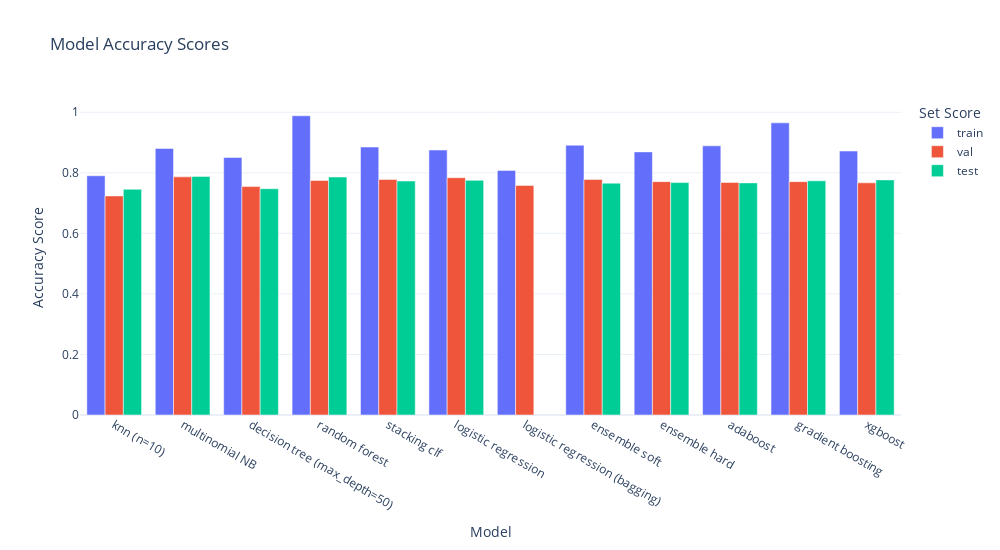

The cell this chart's notebook holds for it:
### Code cell
import pandas as pd
import plotly.express as px
# Melt the DataFrame to long format for Plotly
scores_long = scores_data.melt(id_vars='model', var_name='Category', value_name='Score')

# Create an interactive bar plot
fig = px.bar(
    scores_long,
    x='model',
    y='Score',
    color='Category',
    barmode='group',
    title='Model Accuracy Scores',
    labels={'Score': 'Accuracy Score', 'model': 'Model', 'Category': 'Set Score'}
)

# Update layout for better interactivity
fig.update_layout(
    xaxis_title='Model',
    yaxis_title='Accuracy Score',
    legend_title='Set Score',
    template='plotly_white',
    width=1000,
    height=550
)
fig.write_html('../docs/scores.html')
# Show the interactive plot
fig.show()

### Figure 1 — Plotly figure (JSON) as saved in the notebook; plotly's stock layout.template omitted (floating-point values rounded to 4 significant figures)
{"data": [{"alignmentgroup": "True", "hovertemplate": "Set Score=train<br>Model=%{x}<br>Accuracy Score=%{y}<extra></extra>", "legendgroup": "train", "marker": {"color": "#636efa", "pattern": {"shape": ""}}, "name": "train", "offsetgroup": "train", "orientation": "v", "showlegend": true, "textposition": "auto", "type": "bar", "x": ["knn (n=10)", "multinomial NB", "decision tree (max_depth=50)", "random forest", "stacking clf", "logistic regression", "logistic regression (bagging)", "ensemble soft", "ensemble hard", "adaboost", "gradient boosting", "xgboost"], "xaxis": "x", "y": [0.7903, 0.8806, 0.8507, 0.9885, 0.8852, 0.8752, 0.808, 0.8913, 0.8691, 0.889, 0.965, 0.8719], "yaxis": "y"}, {"alignmentgroup": "True", "hovertemplate": "Set Score=val<br>Model=%{x}<br>Accuracy Score=%{y}<extra></extra>", "legendgroup": "val", "marker": {"color": "#EF553B", "pattern": {"shape": ""}}, "name": "val", "offsetgroup": "val", "orientation": "v", "showlegend": true, "textposition": "auto", "type": "bar", "x": ["knn (n=10)", "multinomial NB", "decision tree (max_depth=50)", "random forest", "stacking clf", "logistic regression", "logistic regression (bagging)", "ensemble soft", "ensemble hard", "adaboost", "gradient boosting", "xgboost"], "xaxis": "x", "y": [0.7236, 0.7866, 0.7544, 0.7748, 0.7781, 0.784, 0.7584, 0.7781, 0.7708, 0.7682, 0.7708, 0.7669], "yaxis": "y"}, {"alignmentgroup": "True", "hovertemplate": "Set Score=test<br>Model=%{x}<br>Accuracy Score=%{y}<extra></extra>", "legendgroup": "test", "marker": {"color": "#00cc96", "pattern": {"shape": ""}}, "name": "test", "offsetgroup": "test", "orientation": "v", "showlegend": true, "textposition": "auto", "type": "bar", "x": ["knn (n=10)", "multinomial NB", "decision tree (max_depth=50)", "random forest", "stacking clf", "logistic regression", "logistic regression (bagging)", "ensemble soft", "ensemble hard", "adaboost", "gradient boosting", "xgboost"], "xaxis": "x", "y": [0.7456, 0.7882, 0.7475, 0.7861, 0.7729, 0.7751, null, 0.7659, 0.7677, 0.7668, 0.7735, 0.7766], "yaxis": "y"}], "layout": {"barmode": "group", "height": 550, "legend": {"title": {"text": "Set Score"}, "tracegroupgap": 0}, "title": {"text": "Model Accuracy Scores"}, "width": 1000, "xaxis": {"anchor": "y", "domain": [0, 1], "title": {"text": "Model"}}, "yaxis": {"anchor": "x", "domain": [0, 1], "title": {"text": "Accuracy Score"}}}}
